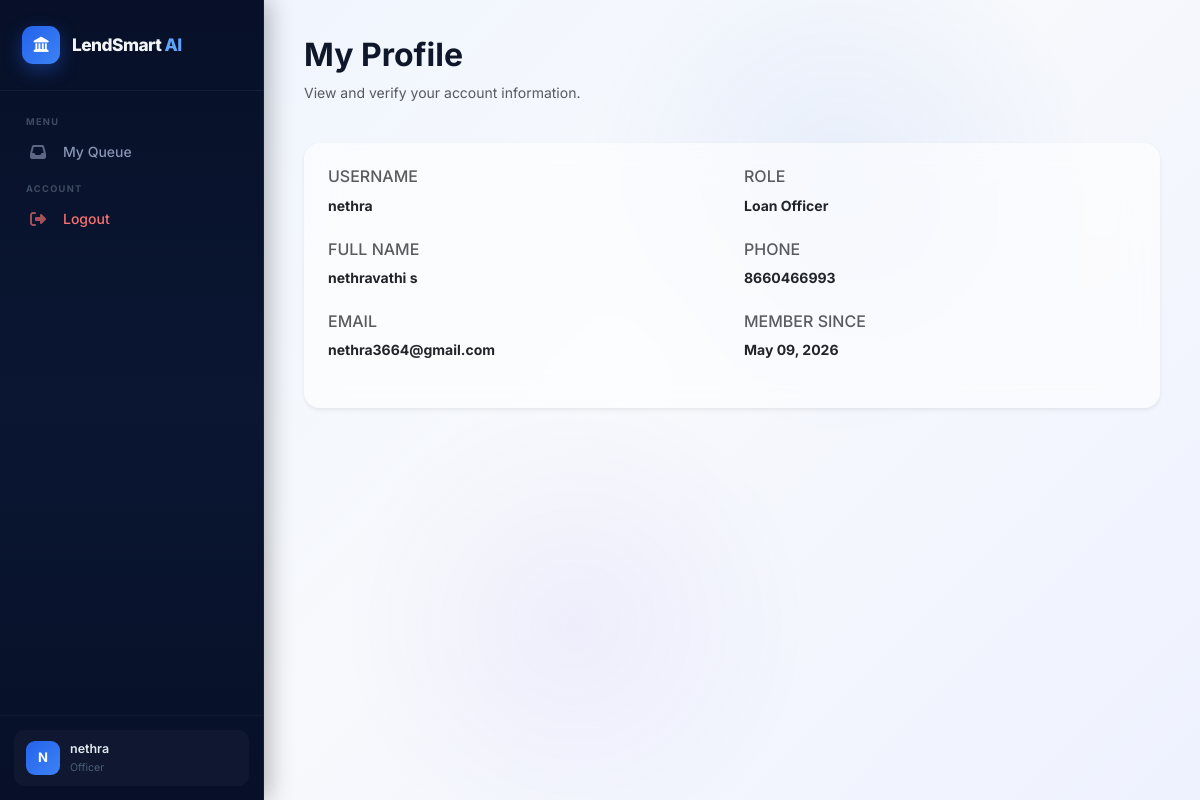
The app's page /profile/ (signed in) with its own data.
### loan_app/models.py (models this page shows, shortened)
class User(AbstractUser):
    ROLE_CHOICES = [
        ('admin', 'Admin'),
        ('officer', 'Loan Officer'),
        ('applicant', 'Applicant'),
    ]
    role = models.CharField(max_length=20, choices=ROLE_CHOICES, default='applicant')
    phone = models.CharField(max_length=15, blank=True, null=True)
    employee_id = models.CharField(max_length=20, blank=True, null=True, unique=True)
    department = models.CharField(max_length=50, blank=True, null=True)
    joined_date = models.DateTimeField(auto_now_add=True)

### loan_app/views.py (the view)
# urls.py: path('profile/', views.profile_view, name='profile'),
@login_required
def profile_view(request):
    return render(request, 'user/profile.html', {'user_obj': request.user})

### templates/user/profile.html (shortened to what this page needs)
{% extends 'base.html' %}
{% block content %}
<div class="row mb-4">
    <div class="col-12">
        <h2 class="fw-bold">My Profile</h2>
        <p class="text-muted">View and verify your account information.</p>
    </div>
</div>
<div class="card border-0 shadow-sm rounded-4 p-4">
    <div class="row g-4">
        <div class="col-md-6">
            <div class="mb-4">
                <h6 class="text-uppercase text-muted mb-2">Username</h6>
                <p class="fw-bold">{{ user_obj.username }}</p>
            </div>
            <div class="mb-4">
                <h6 class="text-uppercase text-muted mb-2">Full Name</h6>
                <p class="fw-bold">{{ user_obj.first_name }} {{ user_obj.last_name }}</p>
            </div>
            <div class="mb-4">
                <h6 class="text-uppercase text-muted mb-2">Email</h6>
                <p class="fw-bold">{{ user_obj.email }}</p>
            </div>
        </div>
        <div class="col-md-6">
            <div class="mb-4">
                <h6 class="text-uppercase text-muted mb-2">Role</h6>
                <p class="fw-bold text-capitalize">{{ user_obj.get_role_display }}</p>
            </div>
            <div class="mb-4">
                <h6 class="text-uppercase text-muted mb-2">Phone</h6>
                <p class="fw-bold">{{ user_obj.phone|default:'Not provided' }}</p>
            </div>
            <div class="mb-4">
                <h6 class="text-uppercase text-muted mb-2">Member Since</h6>
                <p class="fw-bold">{{ user_obj.date_joined|date:'M d, Y' }}</p>
            </div>
        </div>
    </div>
</div>
{% endblock %}

### templates/base.html (shortened to what this page needs)
<!DOCTYPE html>
<html lang="en">
<head>
    <link href="https://cdn.jsdelivr.net/npm/bootstrap@5.3.0/dist/css/bootstrap.min.css" rel="stylesheet">
    <link href="https://cdnjs.cloudflare.com/ajax/libs/font-awesome/6.4.0/css/all.min.css" rel="stylesheet">
</head>
<body>
    {% if request.resolver_match.url_name not in 'home,login,register' %}
    <aside class="sidebar" id="mainSidebar">
        <div class="sidebar-brand">
            <div class="brand-icon"><i class="fas fa-landmark"></i></div>
            <div class="brand-text">LendSmart <span>AI</span></div>
        </div>
        <nav class="sidebar-nav">
            {% if user.is_authenticated %}
                {% if user.role == 'admin' %}
                    <div class="nav-section">
                        <span class="nav-label">Menu</span>
                        <div class="nav-item"><a href="{% url 'admin_dashboard' %}" class="nav-link {% if request.resolver_match.url_name == 'admin_dashboard' %}active{% endif %}"><i class="fas fa-chart-line"></i> Dashboard</a></div>
                        <div class="nav-item"><a href="{% url 'admin_application_list' %}" class="nav-link {% if 'application' in request.resolver_match.url_name %}active{% endif %}"><i class="fas fa-folder-open"></i> Applications</a></div>
                        <div class="nav-item"><a href="{% url 'admin_officer_list' %}" class="nav-link {% if 'officer' in request.resolver_match.url_name %}active{% endif %}"><i class="fas fa-users"></i> Loan Officers</a></div>
                    </div>
                    <div class="nav-section">
                        <span class="nav-label">Account</span>
                        <div class="nav-item"><a href="{% url 'logout' %}" class="nav-link nav-logout"><i class="fas fa-sign-out-alt"></i> Logout</a></div>
                    </div>
                {% elif user.role == 'officer' %}
                    <div class="nav-section">
                        <span class="nav-label">Menu</span>
                        <div class="nav-item"><a href="{% url 'officer_dashboard' %}" class="nav-link {% if request.resolver_match.url_name == 'officer_dashboard' %}active{% endif %}"><i class="fas fa-inbox"></i> My Queue</a></div>
                    </div>
                    <div class="nav-section">
                        <span class="nav-label">Account</span>
                        <div class="nav-item"><a href="{% url 'logout' %}" class="nav-link nav-logout"><i class="fas fa-sign-out-alt"></i> Logout</a></div>
                    </div>
                {% endif %}
            {% endif %}
        </nav>
        {% if user.is_authenticated %}
        <div class="sidebar-footer">
            <div class="sidebar-user">
                <div class="user-avatar">{{ user.username|slice:":1"|upper }}</div>
                <div>
                    <div class="user-name">{{ user.username }}</div>
                    <div class="user-role">{{ user.role|capfirst }}</div>
                </div>
            </div>
        </div>
        {% endif %}
    </aside>
    {% endif %}
    <div class="main-wrapper" style="{% if request.resolver_match.url_name in 'home,login,register' %}margin-left:0;width:100%;{% endif %}">
        <main class="page-content">
            {% block content %}{% endblock %}
        </main>
    </div>
</body>
</html>

### records on screen
User: username "N", username "nethra", role "Officer", first_name "nethravathi", last_name "s", email "nethra3664@gmail.com", role "Loan Officer", phone "8660466993", date_joined "May 09, 2026"
